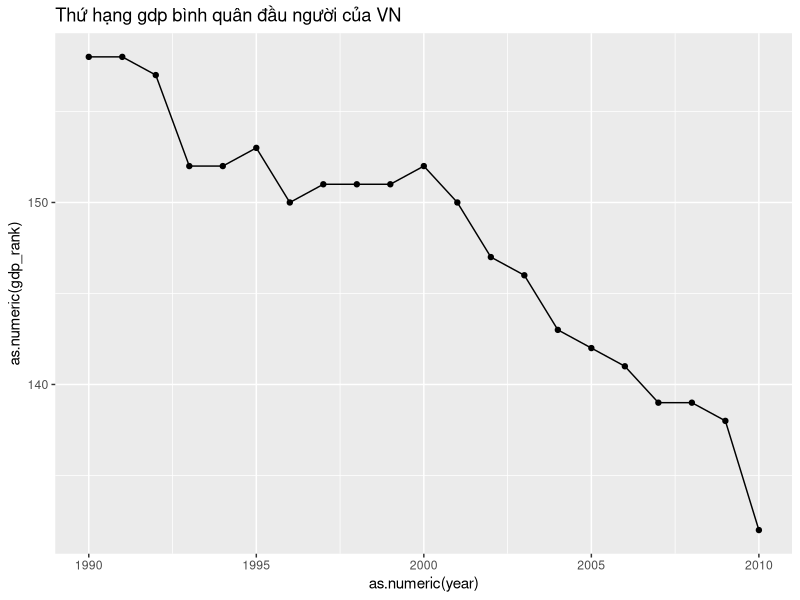
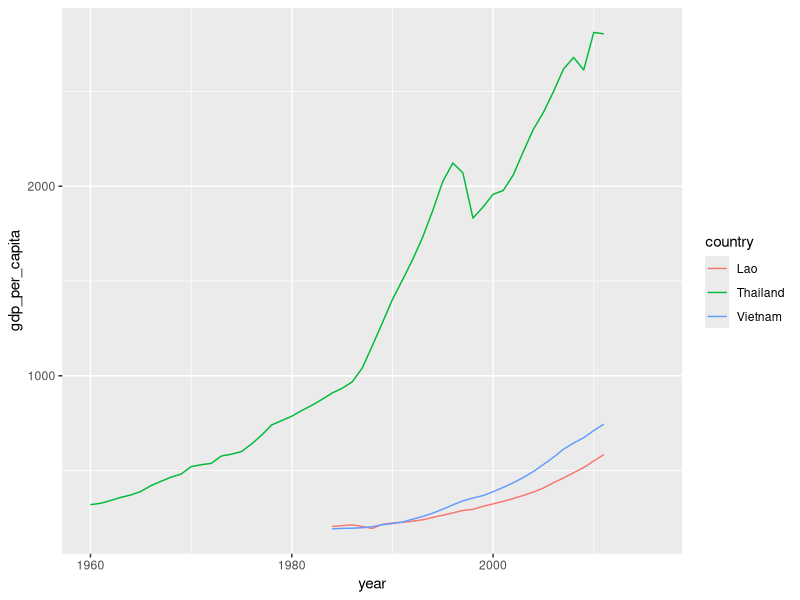
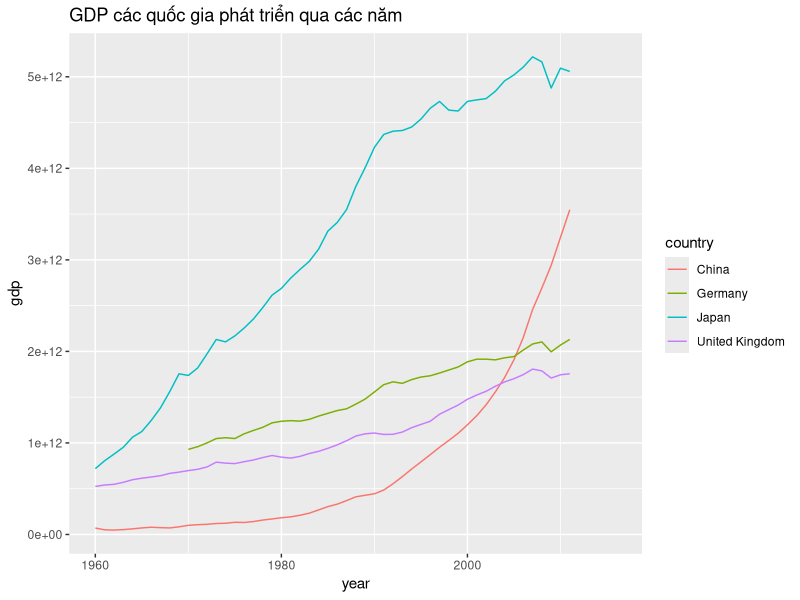
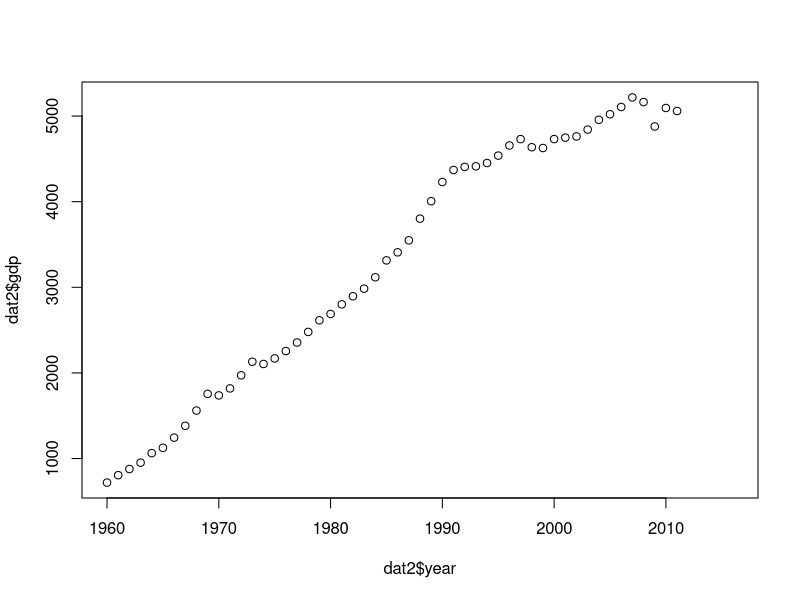
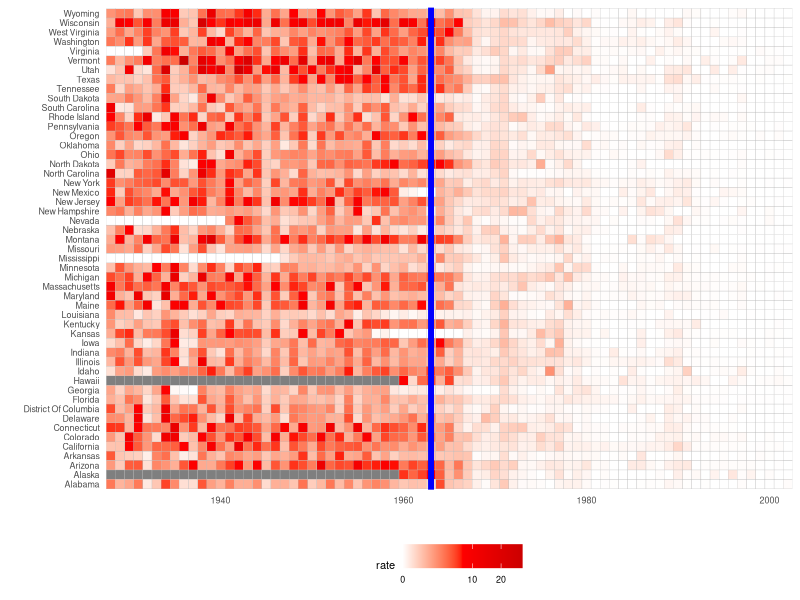

Source code (R) for these figures, in order:
## ---- chunk 1
knitr::opts_chunk$set(echo = TRUE)
## ---- chunk 2
library(dslabs)
data("murders")
class(murders)

## ---- chunk 3
library(dplyr)
tib<-as_tibble(murders)
class(tib)
## ---- chunk 4
dim(movielens)
str(movielens)
class(movielens$title)
class(movielens$genres)
as.POSIXct(1260759144,origin=as.Date("1970-01-01"))
data()
## ---- chunk 5
library(tidyverse)
## ---- chunk 6
# chỉ số kiểu logic
x<-c(1,4,6,9,3,6)
y<-c(FALSE,FALSE,TRUE,FALSE,TRUE,FALSE)
x[y]
## ---- chunk 7
##chỉ số kiểu số
x<-c(1,4,6,9,3,6)
y<-c(2,5)
x[y]
## ---- chunk 8
## có thể dùng attach(murders) để không phản dùng dấu $
attach(murders)
x<-murders$state
y<-(murders$region=="West") & (murders$population>10^6)
state[y]
## ---- chunk 9
dat<-murders
dat<-mutate(dat,rate=total/population*10^6,.before = "total") # thêm cột mới có tên là 'rate'
# .before="a" : cột mới đứng trước cột a
head(dat)
## ---- chunk 10
## "filter"
dat<-filter(dat,rate<=15)
head(dat)
## ---- chunk 11
## "select"
newdat<-select(dat,state,region,rate)
# cách khác
newdat1<-select(dat,-abb,-total,-population)
head(newdat)
head(newdat1)
## ---- chunk 12
## "arrage":sắp xếp
dat<-arrange(murders,desc(total))
head(dat)
## ---- chunk 13
# "pipes - %>% ": thực hiện đồng thời nhiều lệnh
data<-murders
data%>%mutate(data,rate=total/population*10^6)%>%select(region,rate)%>%filter(rate<=15)
  
## ---- chunk 14
trump_tweets%>%arrange(-favorite_count)%>%
  select(text,created_at)%>%
  head(2)
## ---- chunk 15
murders%>%mutate(rate=total/population*10^6)%>%
  group_by(region)%>% ## gộp dữ liệu theo region sau đó tính toán
  mutate(region_rate=sum(total)/sum(population)*10^6)%>%
  ungroup()%>%
  group_by()%>%
  mutate(country_rate=sum(total)/sum(population)*10^6)%>%
  ungroup() # sau khi gộp thì phải bỏ gộp đi
  
## ---- chunk 16
murders%>%mutate(rate=total/population*10^6)%>%
  group_by(region)%>%
  summarise(rate=sum(total)/sum(population)*10^6)%>% as.data.frame()
## ---- chunk 17

## ---- chunk 18
murders%>%arrange(region,total)
## ---- chunk 19
str(gapminder)
gapminder%>%mutate(gapminder,gdp_per_capita=gdp/population)%>%#thêm cột là gdp bình quân đầu người
  filter(year==2000)%>%
  arrange(-gdp_per_capita)%>%head(1)

## ---- chunk 20
#unique(gapminder$country)
# gdp_per_cap của VN thay đổi thế nào từ năm 2000 đến 2010
gapminder%>%mutate(gapminder,gdp_per_capita=gdp/population)%>%
  filter(country=="Vietnam",year%in%c(2000 ,2010))%>%
  select(year,country,gdp_per_capita)
  
  

## ---- chunk 21
x<-c(1,2,3,6,7)
y<-1:5
x%in%y
## ---- chunk 22
#4, lấy năm 2000,gdp_per_cap theo continent(châu lục)
gapminder%>%#mutate(gdp_per_capita=gdp/population)%>%
  filter(year==2000)%>%
  group_by(continent)%>%
  summarise(cont=sum(gdp,na.rm = TRUE)/sum(population,na.rm = TRUE),year_cont = unique(year))%>%
  arrange(cont)%>%as.data.frame()
  
## ---- chunk 23
#5,thứ hạng của VN về gdp_per_cap so với các quốc gia khác thay đổi thế nào từ 1990->2010
library(ggplot2)
gapminder%>%mutate(gdp_per_capita=gdp/population)%>%
  filter(year %in% 1990:2010)%>%
  group_by(year)%>%arrange(-gdp_per_capita)%>%
  mutate(gdp_rank=1:length(gdp_per_capita))%>%
  ungroup()%>%
  filter(country=="Vietnam")%>%
  arrange(year)%>%select(country,year,gdp_rank)%>%as.data.frame()%>%
  ggplot(aes(x=as.numeric(year),y=as.numeric(gdp_rank)))+geom_line()+geom_point()+ggtitle("Thứ hạng gdp bình quân đầu người của VN")
  
## ---- chunk 24
gapminder%>%mutate(gdp_per_capita=gdp/population)%>%
  filter(country%in% c ("Lao","Vietnam","Thailand"))%>% 
  #filter(continent=="Asia")%>%
  ggplot()+geom_line(aes(x=year,y= gdp_per_capita,color = country))
## ---- chunk 25
gapminder%>%mutate(gdp_per_capita=gdp/population)%>%
  filter(country%in% c ("United Kingdom","Germany","China","Japan"))%>% 
  #filter(continent=="Europe")%>%
  ggplot()+geom_line(aes(x=year,y= gdp,color = country))+ggtitle("GDP các quốc gia phát triển qua các năm")
## ---- chunk 26
dat2<-gapminder%>%mutate(gdp=gdp/10^9)%>%
  filter(country %in% c("Japan"))
plot(dat2$year,dat2$gdp,type="p")
## ---- chunk 27
library(ggplot2)
library(dslabs)
library(dplyr)

p1<-us_contagious_diseases%>%filter(disease=="Measles")%>%
  mutate(rate=count*1000/population)%>%
  ggplot(aes(year,state,fill=rate))+geom_tile(color="grey")
p1+scale_fill_gradientn(colors = c(rgb(1,1,1),rgb(1,0,0),
                                   rgb(0.8,0,0)),trans = "sqrt")+
  geom_vline(xintercept=1963, col = "blue", size=2) +
  scale_x_continuous(expand=c(0,0))+
  theme_minimal()+
  theme(panel.grid = element_blank(),
        legend.position="bottom",
        text = element_text(size = 8))+
  xlab(label="")+
  ylab(label="")
